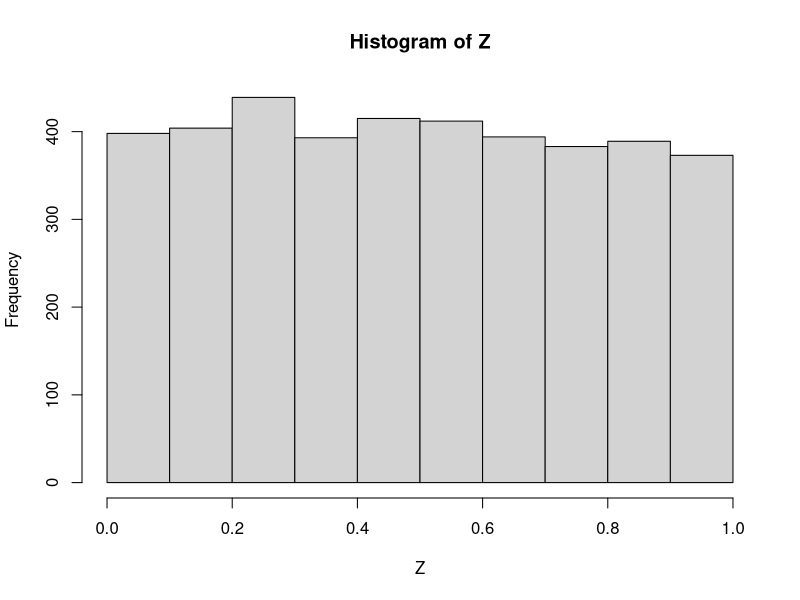

The R source for this figure:
LCG<-function(z.0, n.LCG, m.LCG, a.LCG, c.LCG){
  z.LCG<-c(z.0)
  for(i in 1 : n.LCG ){
    temp.LCG<-(a.LCG*z.LCG[i]+c.LCG)%%m.LCG
    z.LCG<-c(z.LCG,temp.LCG)
  }
  z.LCG<-z.LCG[-1]
  z.LCG<-z.LCG/m.LCG
  return(z.LCG)
}
n=1000
set.seed(99)
m=sample(100,1)
a=sample(100,1)
c=sample(100,1)
Z<-LCG(6,4000,2^63-1,17^5,0)
hist(Z)